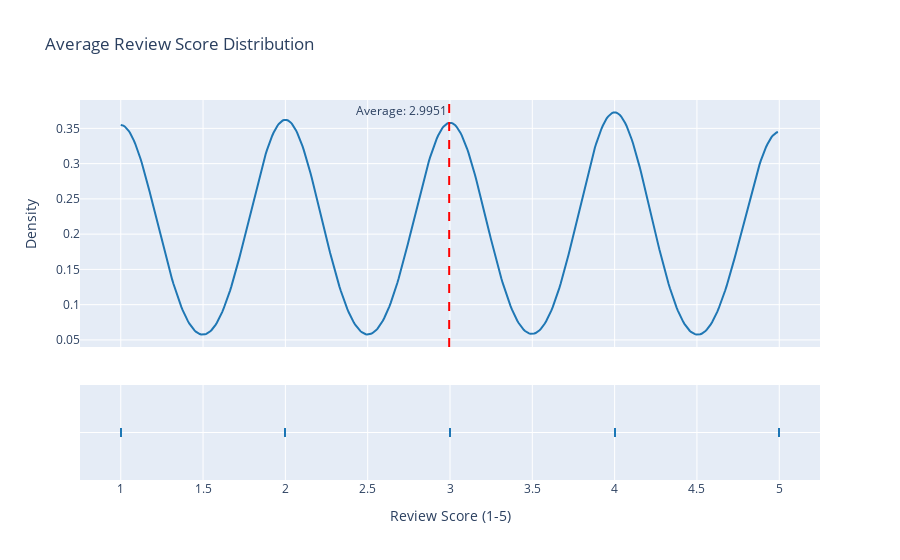

Notebook code for this chart:
### Code cell
import plotly.figure_factory as ff

# Calculate the average review score
mean_rs = df["Review Score (1-5)"].mean()

# Create a distribution plot for Review Score
fig = ff.create_distplot([df["Review Score (1-5)"]], ["Review Score (1-5)"], show_hist=False, curve_type='kde')

# Add a line for the mean with an annotation
fig.add_vline(x=mean_rs, line_width=2, line_dash='dash', line_color='red', annotation_text=f"Average: {mean_rs}", annotation_position="top left")

# Update layout for better appearance
fig.update_layout(
    title='Average Review Score Distribution',
    xaxis_title='Review Score (1-5)',
    yaxis_title='Density',
    showlegend=False
)

# Show the plot
fig.show()

### Figure 1 — Plotly figure (JSON) as saved in the notebook; plotly's stock layout.template omitted (floating-point values rounded to 4 significant figures; data arrays with more than 128 entries replaced by an {"elided": "..."} marker saying what was removed)
{"data": [{"legendgroup": "Review Score (1-5)", "marker": {"color": "rgb(31, 119, 180)"}, "mode": "lines", "name": "Review Score (1-5)", "showlegend": true, "type": "scatter", "x": {"elided": "500 float values"}, "xaxis": "x", "y": {"elided": "500 float values"}, "yaxis": "y"}, {"legendgroup": "Review Score (1-5)", "marker": {"color": "rgb(31, 119, 180)", "symbol": "line-ns-open"}, "mode": "markers", "name": "Review Score (1-5)", "showlegend": false, "type": "scatter", "x": {"elided": "10000 int values"}, "xaxis": "x", "y": {"elided": "10000 str values"}, "yaxis": "y2"}], "layout": {"annotations": [{"showarrow": false, "text": "Average: 2.9951", "x": 2.995, "xanchor": "right", "xref": "x", "y": 1, "yanchor": "top", "yref": "y domain"}], "barmode": "overlay", "hovermode": "closest", "legend": {"traceorder": "reversed"}, "shapes": [{"line": {"color": "red", "dash": "dash", "width": 2}, "type": "line", "x0": 2.995, "x1": 2.995, "xref": "x", "y0": 0, "y1": 1, "yref": "y domain"}], "showlegend": false, "title": {"text": "Average Review Score Distribution"}, "xaxis": {"anchor": "y2", "domain": [0, 1], "title": {"text": "Review Score (1-5)"}, "zeroline": false}, "yaxis": {"anchor": "free", "domain": [0.35, 1], "position": 0, "title": {"text": "Density"}}, "yaxis2": {"anchor": "x", "domain": [0, 0.25], "dtick": 1, "showticklabels": false}}}
